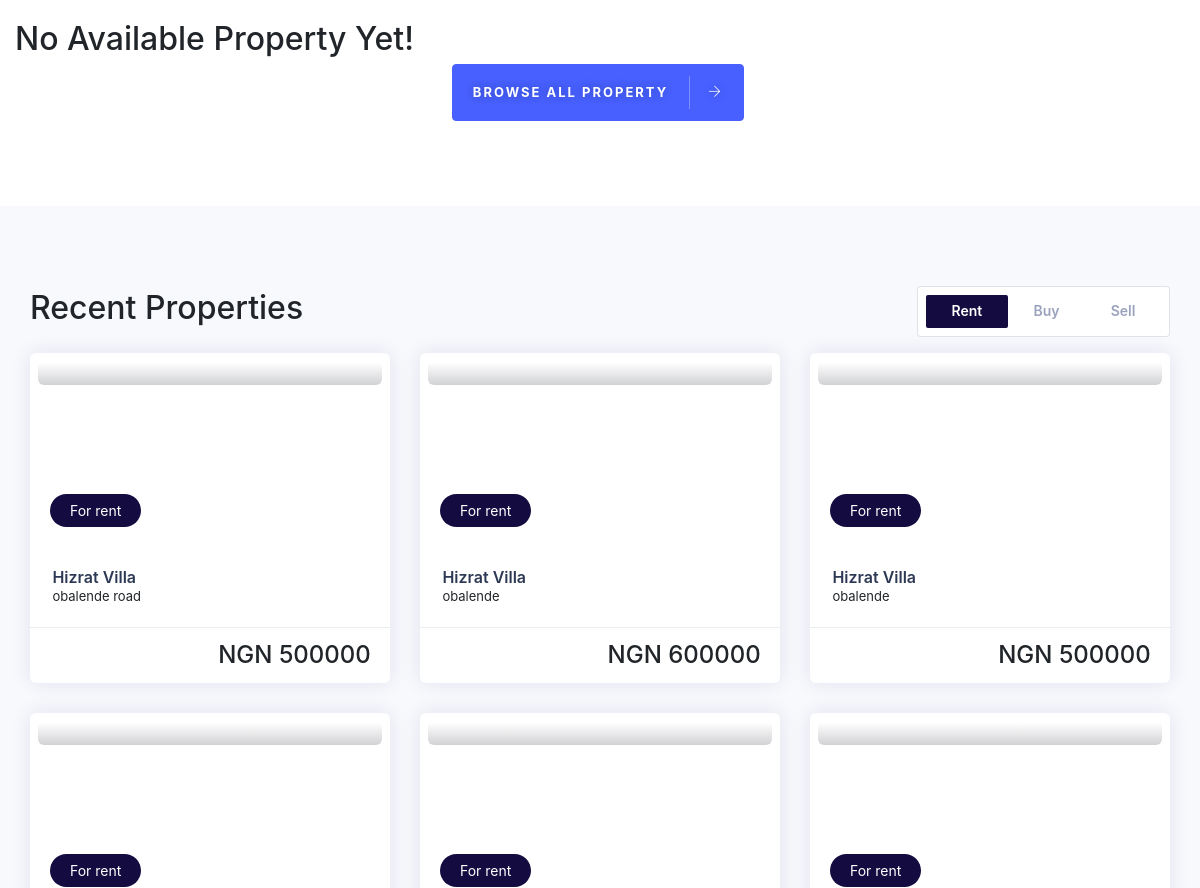
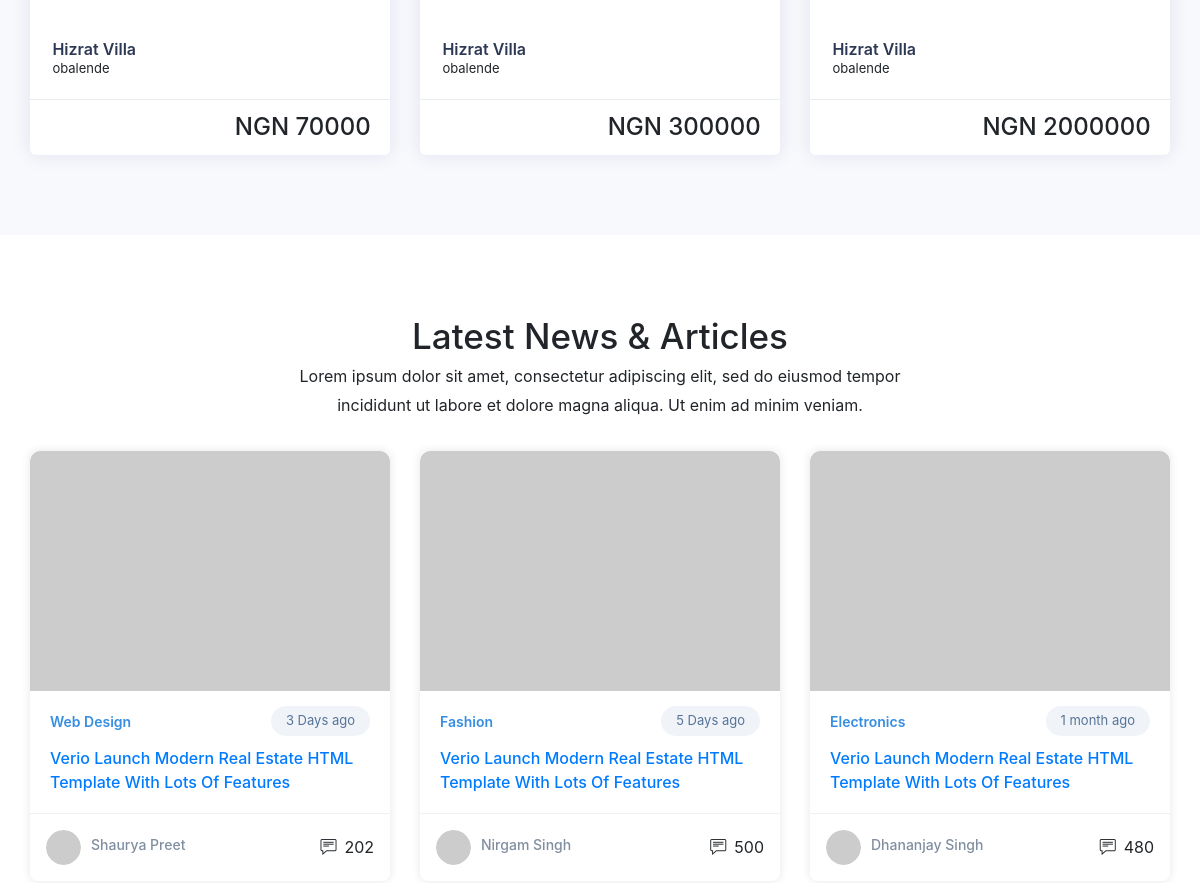
/ (middle part), run on an earlier commit of the app's database (2 pictures, top to bottom).
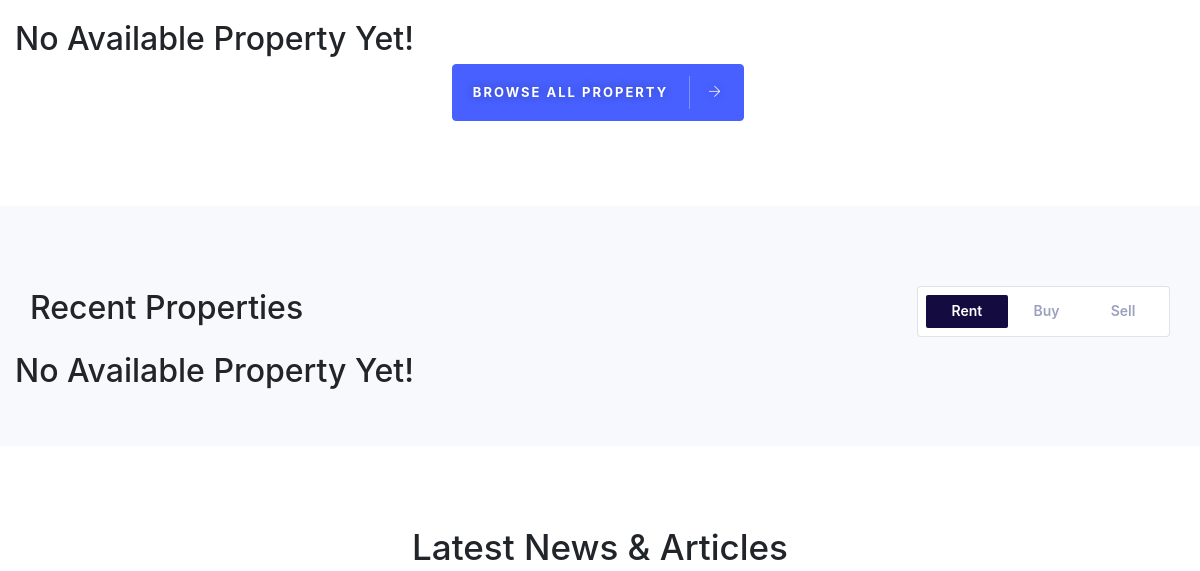
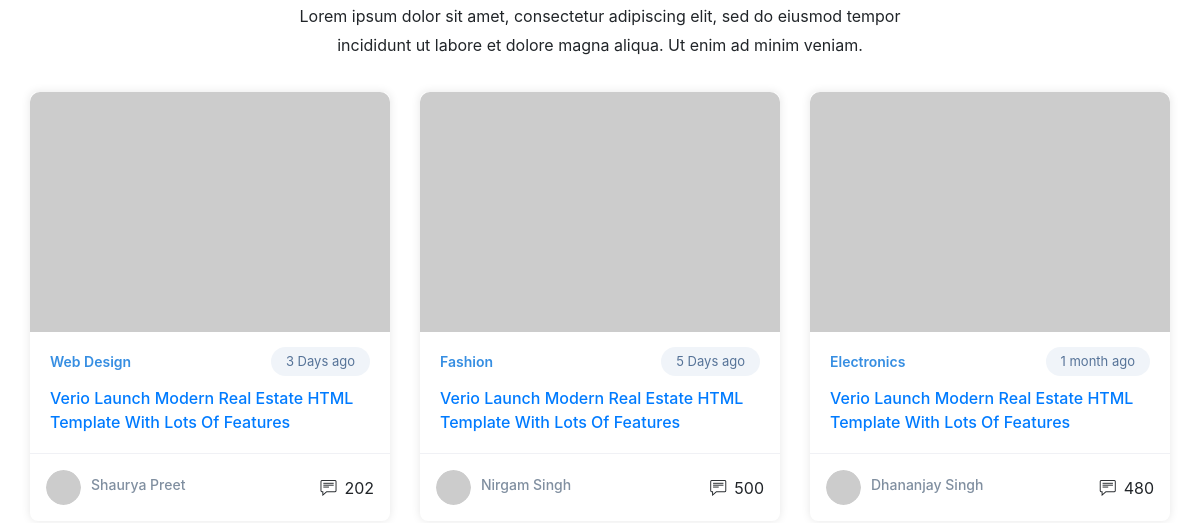
And on a later commit of the database (2 pictures, top to bottom).
### properties/models.py (models this page shows, shortened)
class Property(models.Model):
    title          = models.CharField(max_length=20, verbose_name='title')
    status         = models.CharField(max_length=20, verbose_name='status')
    types          = models.CharField(max_length=20, verbose_name='types')
    price          = models.IntegerField(default=0)
    slug           = models.SlugField(max_length=200, null=True, blank=True)
    area           = models.CharField(max_length=20, verbose_name='area')
    bedrooms       = models.CharField(max_length=20, verbose_name='bedrooms')
    bathrooms      = models.CharField(max_length=20, verbose_name='bathrooms')
    image_one      = CloudinaryField(null=True, blank=True)
    image_two      = CloudinaryField(null=True, blank=True)
    image_three    = CloudinaryField(null=True, blank=True)
    image_four     = CloudinaryField(null=True, blank=True)
    image_five     = CloudinaryField(null=True, blank=True)
    location       = models.CharField(max_length=200, verbose_name='location')
    description    = models.TextField(max_length=2000, verbose_name='description')
    created_on     = models.DateTimeField(default=timezone.now)
    customer       = models.ForeignKey(UserRegistration, on_delete= models.CASCADE, blank=True, null=True)
    class Meta:
        ordering = ['-created_on']
    @property
    def imageURL_one(self):
        try:
            url = self.image_one.url
        except:
            url = ''
        return url

### properties/views.py (the view)
# urls.py: 2. Add a URL to urlpatterns:  path('', views.home, name='home')
def home(request):
    property_list = Property.objects.all()
    properties = Property.objects.filter().order_by('-created_on')[0:20]
    featuredProperty_list = FeaturedProperty.objects.all()
    featuredProperties = FeaturedProperty.objects.filter().order_by('-created_on')[0:20]
    if request.method == 'POST':
        form = UserRegistrationForm(request.POST or None)
        if form.is_valid():
            print(form.cleaned_data)
            form.save()
            obj = form.save()
            email = obj.email
            current_site=get_current_site(request)
            email_subject='Activate Your Account'
            message=render_to_string('home/activate.html',
            {
                'user':form,
                'domain':current_site.domain,
                'uid':urlsafe_base64_encode(force_bytes(obj.id)),
                'token':generate_token.make_token(obj)
            })
            email_message = EmailMessage(
                email_subject,
                message,
                settings.EMAIL_HOST_USER,
                [email]
            )
            email_message.send()
            get_plan = Plan.objects.get(plan_type='Free')
            instance = UserPlan.objects.create(user=obj, plan=get_plan)
            messages.success(request, "Registration Successful." )
            return redirect('/')
        else:
            print(form.cleaned_data)
            messages.error(request, "Sign Up not successful")
            return render(request, 'home/index.html',{'property_list': property_list,'featuredProperty_list': featuredProperty_list,'properties': properties,'featuredProperties': featuredProperties,'form':form})
    else:
        form = UserRegistrationForm()
    return render(request, 'home/index.html',{'property_list': property_list,'featuredProperty_list': featuredProperty_list,'properties': properties,'featuredProperties': featuredProperties,'form':form})

### templates/home/index.html (shortened to what the changed rows need)
{% extends 'base/homeBase.html' %}
{% load static %}
{% block content %}
<section>
	<div class="container">
		<div class="row">
			{% for featured_property in featuredProperties %}
			<div class="col-lg-4 col-md-6 col-sm-12">
				<div class="single_property_style property_style_2 modern">
					<div class="listing_thumb_wrapper">
						<div class="property_gallery_slide-thumb">
							<a href="{% url 'property_detail' featured_property.slug  %}"><img src="{{ featured_property.imageURL_one }}" class="img-fluid mx-auto" alt=""></a>
						</div>
						<div class="uilist_view_thumb">
							<a href="#" class="uilist-btn text-warning" data-toggle="tooltip" data-original-title="304 Views"><i class="ti-eye"></i></a>
						</div>
					</div>
					<div class="property_caption_wrappers pb-0">
						<div class="property_short_detail">
							<div class="pr_type_status">
								<h4 class="pr-property_title mb-1"><a href="{% url 'property_detail' featured_property.slug  %}">{{ featured_property.title }}</a></h4>
								<div class="listing-location-name"><a href="{% url 'property_detail' featured_property.slug  %}">{{ featured_property.area }}</a></div>
							</div>
							<div class="property-real-price"><a href="{% url 'property_detail' featured_property.slug  %}" class="cl-blue">NGN {{ featured_property.price }}<span class="price_status"></span></a></div>
						</div>
					</div>
					<div class="modern_property_footer">
						<div class="property-lists flex-1">
							<ul>
							</ul>
						</div>
						<div class="fp_types">For {{ featured_property.status }}</div>
					</div>
				</div>
			</div>
			{% empty %}
                        <h2>No Available Property Yet!</h2>
            {% endfor %}
		</div>
	</div>
</section>
<section class="gray-simple min">
	<div class="container">
		<div class="row">
			<div class="col-lg-12 col-md-12 col-sm-12 mb-3">
				<div class="sec-heading2">
					<div class="sec-left">
						<h2>Recent Properties</h2>
					</div>
				</div>
			</div>
		</div>
		<div class="row">
			{% for property in properties %}
			<div class="col-lg-4 col-md-6 col-sm-12">
				<div class="list-slide-box">
					<div class="modern-list">
						<div class="grid-category-thumb">
							<a href="{% url 'property_detail' property.slug  %}" class="overlay-cate"><img src="{{ property.imageURL_one }}" class="img-responsive" alt=""></a>
							<div class="property_meta simple">
								<a href="{% url 'property_detail' property.slug  %}" class="cate-trix theme-cl">For {{ property.status }}</a>
							</div>
						</div>
						<div class="modern-list-content">
							<div class="author-avater">
							</div>
							<div class="listing-content-wrap smalls">
								<h4 class="lst-title"><a href="{% url 'property_detail' property.slug  %}">Hizrat Villa</a></h4>
								<p>{{ property.area }}</p>
							</div>
							<div class="listing-footer-wrap property-lists mt-2">
								<h4 class="mdr-price">NGN {{ property.price }}</h4>
							</div>
						</div>
					</div>
				</div>
			</div>
			{% empty %}
				<h2>No Available Property Yet!</h2>
			{% endfor %}
		</div>
	</div>
</section>
<section>
	<div class="container">
		<div class="row justify-content-center">
			<div class="col-lg-7 col-md-8">
				<div class="sec-heading center">
					<h2>Latest News & Articles</h2>
				</div>
			</div>
		</div>
	</div>
</section>
{% endblock %}

What changed in the data, as far as the page shows it:
removed Property: status "rent", area "obalende road", price "500000"
removed Property: status "rent", area "obalende", price "600000"
removed Property: status "rent", area "obalende", price "500000"
removed Property: status "rent", area "obalende", price "70000"
removed Property: status "rent", area "obalende", price "300000"
removed Property: status "rent", area "obalende", price "2000000"
Also different on the page:
text now shown: "No Available Property Yet!"
